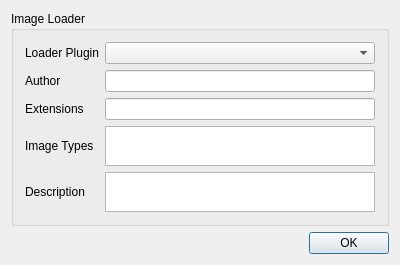
<ui version="4.0">
 <class>DlgLoaderDetailsClass</class>
 <widget class="QDialog" name="DlgLoaderDetailsClass">
  <property name="windowModality">
   <enum>Qt::WindowModal</enum>
  </property>
  <property name="geometry">
   <rect>
    <x>0</x>
    <y>0</y>
    <width>400</width>
    <height>251</height>
   </rect>
  </property>
  <property name="windowTitle">
   <string>DlgLoaderDetails</string>
  </property>
  <property name="modal">
   <bool>true</bool>
  </property>
  <layout class="QGridLayout">
   <item row="0" column="0">
    <layout class="QVBoxLayout">
     <item>
      <widget class="QGroupBox" name="grpLoader">
       <property name="title">
        <string>Image Loader</string>
       </property>
       <layout class="QGridLayout">
        <item row="0" column="0">
         <layout class="QGridLayout">
          <item row="0" column="0">
           <widget class="QLabel" name="lbLoader">
            <property name="sizePolicy">
             <sizepolicy vsizetype="Preferred" hsizetype="Minimum">
              <horstretch>0</horstretch>
              <verstretch>0</verstretch>
             </sizepolicy>
            </property>
            <property name="text">
             <string>Loader Plugin</string>
            </property>
            <property name="buddy">
             <cstring>cbLoader</cstring>
            </property>
           </widget>
          </item>
          <item row="0" column="1">
           <widget class="QComboBox" name="cbLoader">
            <property name="sizePolicy">
             <sizepolicy vsizetype="Fixed" hsizetype="Expanding">
              <horstretch>0</horstretch>
              <verstretch>0</verstretch>
             </sizepolicy>
            </property>
           </widget>
          </item>
          <item row="1" column="0">
           <widget class="QLabel" name="lbAut">
            <property name="text">
             <string>Author</string>
            </property>
            <property name="buddy">
             <cstring>editAut</cstring>
            </property>
           </widget>
          </item>
          <item row="1" column="1">
           <widget class="QLineEdit" name="editAut">
            <property name="readOnly">
             <bool>true</bool>
            </property>
           </widget>
          </item>
          <item row="2" column="0">
           <widget class="QLabel" name="lbExt">
            <property name="text">
             <string>Extensions</string>
            </property>
            <property name="buddy">
             <cstring>editExt</cstring>
            </property>
           </widget>
          </item>
          <item row="2" column="1">
           <widget class="QLineEdit" name="editExt">
            <property name="readOnly">
             <bool>true</bool>
            </property>
           </widget>
          </item>
          <item row="3" column="0">
           <widget class="QLabel" name="lbImages">
            <property name="sizePolicy">
             <sizepolicy vsizetype="Preferred" hsizetype="Preferred">
              <horstretch>0</horstretch>
              <verstretch>0</verstretch>
             </sizepolicy>
            </property>
            <property name="text">
             <string>Image Types</string>
            </property>
            <property name="buddy">
             <cstring>txtImages</cstring>
            </property>
           </widget>
          </item>
          <item row="3" column="1">
           <widget class="QTextEdit" name="txtImages">
            <property name="sizePolicy">
             <sizepolicy vsizetype="Fixed" hsizetype="Expanding">
              <horstretch>0</horstretch>
              <verstretch>0</verstretch>
             </sizepolicy>
            </property>
            <property name="minimumSize">
             <size>
              <width>0</width>
              <height>40</height>
             </size>
            </property>
            <property name="maximumSize">
             <size>
              <width>16777215</width>
              <height>40</height>
             </size>
            </property>
            <property name="undoRedoEnabled">
             <bool>false</bool>
            </property>
            <property name="readOnly">
             <bool>true</bool>
            </property>
            <property name="textInteractionFlags">
             <set>Qt::NoTextInteraction</set>
            </property>
           </widget>
          </item>
          <item row="4" column="0">
           <widget class="QLabel" name="lbDesc">
            <property name="text">
             <string>Description</string>
            </property>
            <property name="buddy">
             <cstring>txtDesc</cstring>
            </property>
           </widget>
          </item>
          <item row="4" column="1">
           <widget class="QTextEdit" name="txtDesc">
            <property name="minimumSize">
             <size>
              <width>0</width>
              <height>40</height>
             </size>
            </property>
            <property name="maximumSize">
             <size>
              <width>16777215</width>
              <height>40</height>
             </size>
            </property>
            <property name="autoFillBackground">
             <bool>false</bool>
            </property>
            <property name="readOnly">
             <bool>true</bool>
            </property>
            <property name="textInteractionFlags">
             <set>Qt::NoTextInteraction</set>
            </property>
           </widget>
          </item>
         </layout>
        </item>
       </layout>
      </widget>
     </item>
     <item>
      <layout class="QHBoxLayout">
       <item>
        <spacer>
         <property name="orientation">
          <enum>Qt::Horizontal</enum>
         </property>
         <property name="sizeHint">
          <size>
           <width>40</width>
           <height>20</height>
          </size>
         </property>
        </spacer>
       </item>
       <item>
        <widget class="QDialogButtonBox" name="buttonBox">
         <property name="standardButtons">
          <set>QDialogButtonBox::Ok</set>
         </property>
        </widget>
       </item>
      </layout>
     </item>
    </layout>
   </item>
  </layout>
 </widget>
 <layoutdefault spacing="6" margin="11" />
 <resources />
 <connections>
  <connection>
   <sender>buttonBox</sender>
   <signal>accepted()</signal>
   <receiver>DlgLoaderDetailsClass</receiver>
   <slot>accept()</slot>
   <hints>
    <hint type="sourcelabel">
     <x>272</x>
     <y>228</y>
    </hint>
    <hint type="destinationlabel">
     <x>23</x>
     <y>213</y>
    </hint>
   </hints>
  </connection>
 </connections>
</ui>
